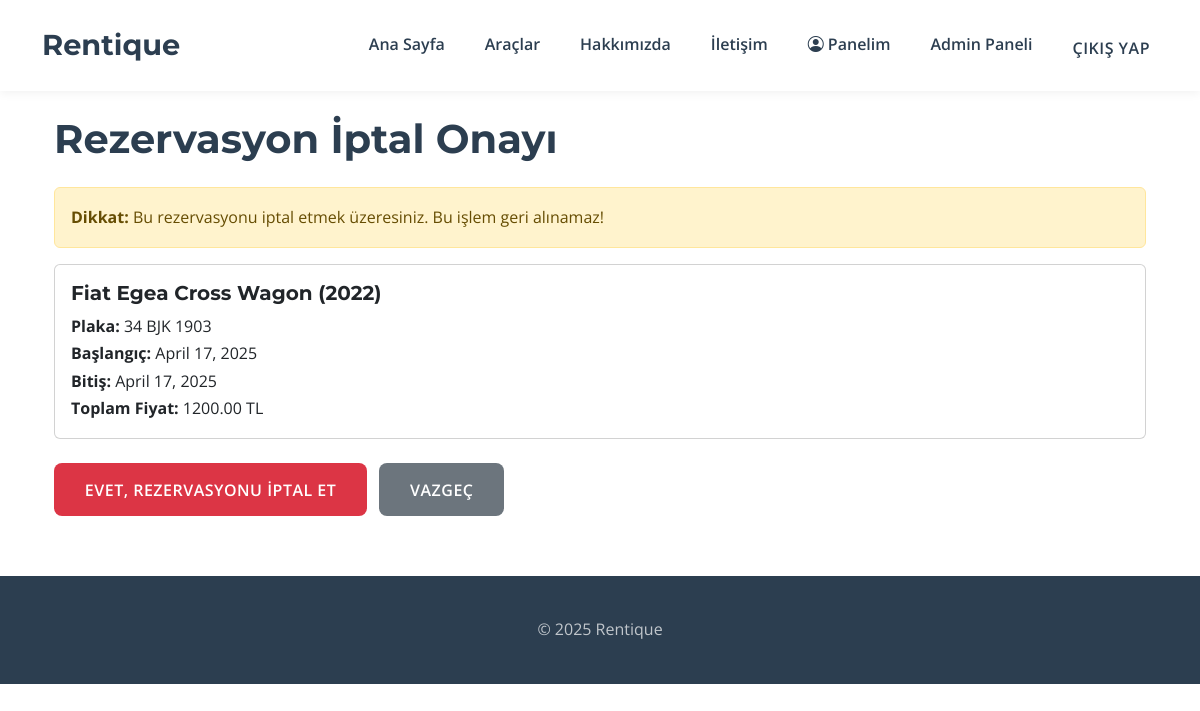
Screenshot of /rentals/reservation/18/cancel/ (signed in) with the database file from the repository.
### rentals/models.py (models this page shows, shortened)
class Reservation(models.Model):
    STATUS_CHOICES = [
        ('pending', 'Bekliyor'),
        ('confirmed', 'Onaylandı'),
        ('cancelled', 'İptal Edildi'),
        ('rejected', 'Reddedildi'),
        ('completed', 'Tamamlandı'),
    ]
    user = models.ForeignKey(User, on_delete=models.CASCADE, verbose_name="Kullanıcı")
    car = models.ForeignKey(Car, on_delete=models.CASCADE, verbose_name="Araç")
    start_date = models.DateField(verbose_name="Başlangıç Tarihi")
    end_date = models.DateField(verbose_name="Bitiş Tarihi")
    total_price = models.DecimalField(max_digits=10, decimal_places=2, verbose_name="Toplam Fiyat") # Hesaplanacak veya girilecek
    status = models.CharField(max_length=10, choices=STATUS_CHOICES, default='pending', verbose_name="Durum")
    created_at = models.DateTimeField(auto_now_add=True, verbose_name="Oluşturulma Tarihi") # Ekstra bilgi
    class Meta:
        verbose_name = "Rezervasyon"
        verbose_name_plural = "Rezervasyonlar"
        ordering = ['-created_at'] # En yeni rezervasyonlar üstte

class Car(models.Model):
    STATUS_CHOICES = [
        ('available', 'Müsait'),
        ('rented', 'Kirada'),
        ('maintenance', 'Bakımda'),
    ]
    brand = models.CharField(max_length=100, verbose_name="Marka")
    model = models.CharField(max_length=100, verbose_name="Model")
    year = models.IntegerField(verbose_name="Yıl")
    license_plate = models.CharField(max_length=20, unique=True, verbose_name="Plaka")
    daily_rate = models.DecimalField(max_digits=10, decimal_places=2, verbose_name="Günlük Fiyat")
    description = models.TextField(blank=True, verbose_name="Açıklama")
    image = models.ImageField(upload_to='cars/', blank=True, null=True, verbose_name="Araç Resmi") # upload_to belirtildi
    status = models.CharField(max_length=15, choices=STATUS_CHOICES, default='available', verbose_name="Durum")
    class Meta:
        verbose_name = "Araç"
        verbose_name_plural = "Araçlar"
        ordering = ['brand', 'model'] # Sıralama eklendi

### rentals/views.py (the view)
# urls.py: path('reservation/<int:reservation_id>/cancel/', views.reservation_cancel, name='reservation_cancel'),
@login_required
def reservation_cancel(request, reservation_id):
    reservation = get_object_or_404(Reservation, id=reservation_id)
    if reservation.user != request.user:
        return HttpResponseForbidden("Bu rezervasyonu iptal etme yetkiniz yok.")
    if reservation.status == 'cancelled':
        messages.info(request, 'Bu rezervasyon zaten iptal edilmiş.')
        return redirect('rentals:my_reservations')
    if request.method == 'POST':
        reservation.status = 'cancelled'
        reservation.save()
        messages.success(request, 'Rezervasyon başarıyla iptal edildi.')
        return redirect('rentals:my_reservations')
    return render(request, 'rentals/reservation_confirm_cancel.html', {'reservation': reservation})

### rentals/templates/rentals/reservation_confirm_cancel.html (shortened to what this page needs)
{% extends 'rentals/base.html' %}
{% block content %}
<div class="container mt-4">
    <h1 class="mb-4">Rezervasyon İptal Onayı</h1>
    <div class="alert alert-warning">
        <strong>Dikkat:</strong> Bu rezervasyonu iptal etmek üzeresiniz. Bu işlem geri alınamaz!
    </div>
    <div class="card mb-4">
        <div class="card-body">
            <h5 class="card-title">{{ reservation.car.brand }} {{ reservation.car.model }} ({{ reservation.car.year }})
            </h5>
            <p class="card-text">
                <strong>Plaka:</strong> {{ reservation.car.license_plate }}<br>
                <strong>Başlangıç:</strong> {{ reservation.start_date }}<br>
                <strong>Bitiş:</strong> {{ reservation.end_date }}<br>
                <strong>Toplam Fiyat:</strong> {{ reservation.total_price }} TL
            </p>
        </div>
    </div>
    <form method="post">
        <button type="submit" class="btn btn-danger">Evet, Rezervasyonu İptal Et</button>
        <a href="{% url 'rentals:my_reservations' %}" class="btn btn-secondary ms-2">Vazgeç</a>
    </form>
</div>
{% endblock %}

### static/css/custom.css (style rules this page uses)
:root { --primary-color: #2C3E50; --secondary-color: #FFFFFF; --accent-color: #1ABC9C; --light-gray: #F8F9FA; --text-color: #343A40; --heading-font: 'Montserrat', sans-serif; --body-font: 'Open Sans', sans-serif; --border-radius: 8px; }
body { font-family: var(--body-font); color: var(--text-color); background-color: var(--secondary-color); line-height: 1.7; font-size: 16px; }
h1, h2, h3, h4, h5, h6 { font-family: var(--heading-font); font-weight: 700; color: var(--primary-color); margin-bottom: 1rem; }
a { color: var(--accent-color); text-decoration: none; transition: color 0.3s ease; }
.btn { font-family: var(--body-font); font-weight: 600; padding: 0.8rem 1.8rem; border-radius: var(--border-radius); transition: all 0.3s ease; text-transform: uppercase; letter-spacing: 0.5px; border: 2px solid transparent; }

### rows the page displays
Reservation: car.brand "Fiat", car.model "Egea Cross Wagon", car.year "2022", car.license_plate "34 BJK 1903", start_date "April 17, 2025", end_date "April 17, 2025", total_price "1200.00"
